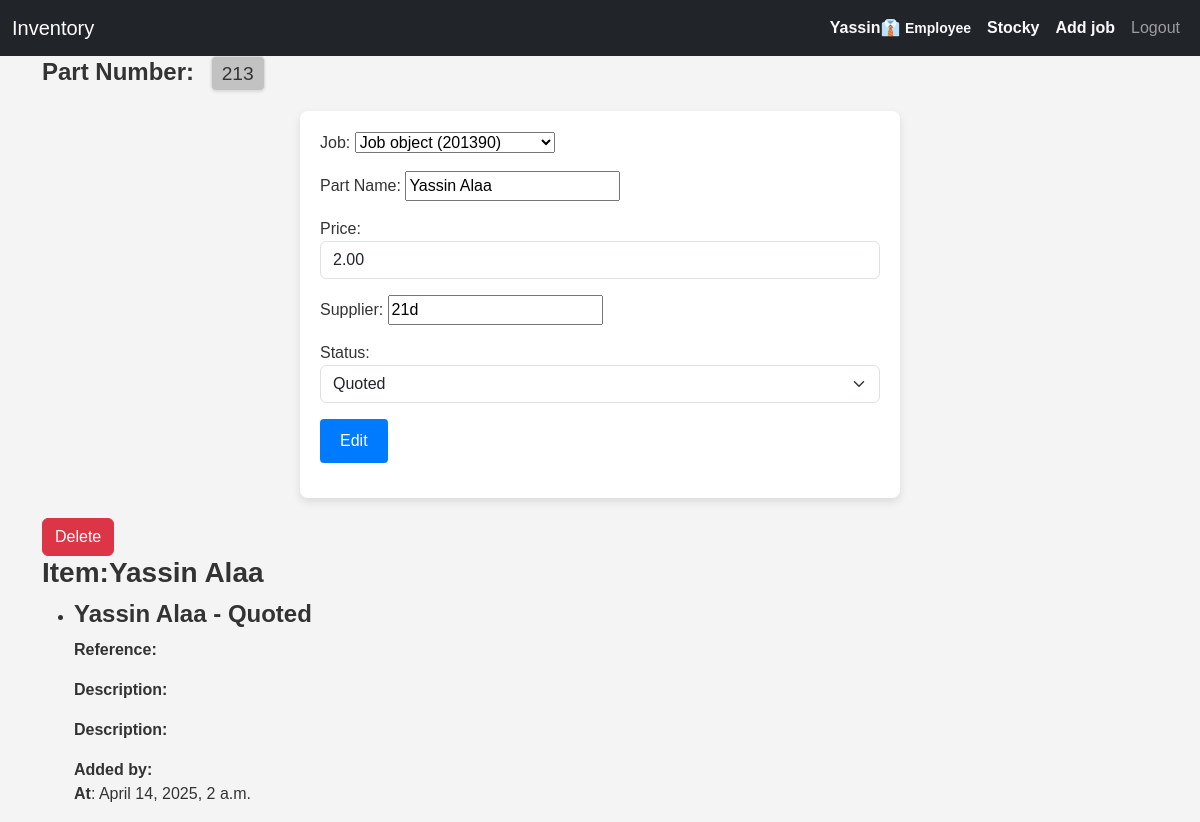
/item/1/ (signed in), run on the app's committed database.
### inventory/models.py (models this page shows, shortened)
class CustomUser(AbstractUser):
    company = models.ForeignKey(Company, on_delete=models.CASCADE, null=True, blank=True, related_name="employeees")
    email = models.EmailField(unique=True)
    username = models.CharField(max_length=90, unique=False)
    groups = models.ManyToManyField('auth.Group', related_name='users')
    REQUIRED_FIELDS = ['username',]
    USERNAME_FIELD = 'email'
    class Meta:
        verbose_name_plural = 'users'
        ordering = ['id']

class Company(models.Model):
    owner = models.ForeignKey("inventory.CustomUser", on_delete=models.CASCADE, null=True, blank=True,related_name="company_owner")
    employees = models.ManyToManyField('CustomUser', related_name='companies')
    company_name=models.CharField(max_length=70)
    company_email = models.EmailField(max_length=100)
    address=models.TextField()
    phone=models.CharField(max_length=15)
    class Meta:
        verbose_name_plural = 'companies'
        ordering = ['company_name']

class Item(models.Model):
    CHOICES=[
        ('ordered', 'Ordered'),
        ('arrived', 'Arrived'),
        ('quoted', 'Quoted'),
        ('empty',''),
    ]
    job = models.ForeignKey(Job,on_delete=models.DO_NOTHING ,null=True,blank=True, related_name="items")
    name=models.CharField(max_length=70)
    part_number=models.TextField(max_length=30)
    price=models.DecimalField(max_digits=10, decimal_places=2)
    supplier=models.CharField(max_length=70)
    status=models.CharField(max_length=20,choices=CHOICES,default="empty")
    company=models.ForeignKey(Company,on_delete=models.CASCADE,related_name="item_company")
    added_date=models.DateTimeField(auto_now_add=True)
    added_by=models.ForeignKey(CustomUser, on_delete=models.DO_NOTHING, null=True, blank=True, related_name="added_by_user")

class Job(models.Model):
    status_chouces=[
        ('ready', 'Ready'),
        ('paused', 'Paused'),
        ('completed', 'Completed'),
        ('cancelled', 'Cancelled'),
    ]
    address = models.CharField(max_length=70)
    job_id=models.IntegerField(primary_key=True)
    status=models.CharField(choices=status_chouces, max_length=20)
    parent_account=models.CharField(max_length=70)
    added_date=models.DateField(auto_now_add=True)
    company=models.ForeignKey(Company,on_delete=models.CASCADE,related_name="job_company")
    items_arrived=models.BooleanField(default=False, )
    post_code=models.CharField(max_length=10, null=True, blank=True)

### inventory/views.py (the view, shortened to what this page needs)
# urls.py: path('item/<int:pk>/',views.update_item,name='update_item'),
def update_item(request, pk):
    item = Item.objects.get(id=pk)
    form = ItemForm(instance=item,updating=True)
    context = {'form': form,'item': item}
    return render(request, 'inventory/update_item.html', context)

### inventory/forms.py
class ItemForm(forms.ModelForm):
    class Meta:
        model = Item
        fields = '__all__'
        exclude = ['added_by','company']
        labels = {
            'name': 'Part Name',
        }
        widgets = {
            'description': forms.Textarea(attrs={'rows': 2, 'class': 'form-control'}),
            'status': forms.Select(attrs={'class': 'form-select','id':'status'}),
            'price': forms.NumberInput(attrs={'class': 'form-control'}),
            'quantity': forms.NumberInput(attrs={'class': 'form-control'}),
            'arrived_quantity': forms.NumberInput(attrs={'class': 'form-control','id':'arrived_quantity'}),
            'part_number':forms.TextInput(attrs={  # Override widget for job_id
                'type': 'text',  # Set input type to text
                'inputmode': 'numeric',  # Allow numeric input
                'pattern': '[0-9]*',  # Numeric pattern
                'placeholder': 'Enter Job ID',
                'class': 'form-control',}),
        }
    def __init__(self, *args, updating=False, **kwargs):
        super().__init__(*args, **kwargs)
        if updating:
            self.fields['part_number'].widget=forms.HiddenInput()

### inventory/templatetags/custom_tags.py (called while the page is built)
@register.filter
def is_admin(user):
    if user.groups.filter(name='Admin').exists() or user.company.owner==user:
        return True
    return False

@register.filter
def is_owner(user):
    if user.is_authenticated and user.company.owner==user:
        return True
    return False

### templates/inventory/update_item.html (shortened to what this page needs)
{% extends 'inventory/base.html' %}
{% load static %}
{% block body %}
  <h2 style="margin-bottom: 20px; font-size: 1.5rem; font-weight: bold;">
    Part Number:
    <span style="
    display: inline-block;
    padding: 5px 10px;
    margin-left: 10px;
    font-size: 1.2rem;
    font-weight: normal;
    color: #333;
    background-color:rgba(182, 182, 182, 0.79);
    border: 1px solid #ddd;
    border-radius: 5px;
    box-shadow: 0 1px 3px rgba(0, 0, 0, 0.1);
  ">{{ item.part_number }}</span>
  </h2>
  <section class="form-section">
    <form action="" method="POST" enctype="multipart/form-data" class="form-container">
      <div class="form-group">{{ form.as_p }}</div>
      <div class="form-group">
        <button type="submit" class="btn-submit">Edit</button>
      </div>
    </form>
    <form action="{% url 'update_item' item.id %}" method="POST" class="delete-form">
      <button name="delete" type="submit" class="btn btn-danger">Delete</button>
    </form>
  </section>
  <section class="items-list">
    <h3><strong>Item</strong>:{{ item.name }}</h3>
    <ul class="item-items">
      <li class="item-item">
        <div class="item-info">
          <h4>{{ item.name }} - {{ item.get_status_display }}</h4>
          <p>
            <strong>Reference:</strong> {{ item.reference }}
          </p>
          <p>
            <strong>Description:</strong> {{ item.description }}
          </p>
          <p>
            <strong>Description:</strong> {{ item.description }}
          </p>
          <p>
            <strong>Added by:</strong> {{ item.added_by.username }} <br /><strong>At</strong>: {{ item.added_date }}
          </p>
        </div>
      </li>
    </ul>
  </section>
  <link rel="stylesheet" href="{% static 'css/style.css' %}" />
{% endblock %}

### templates/inventory/base.html (shortened to what this page needs)
{% load static %}
{% load custom_tags %}
<!DOCTYPE html>
<html lang="en">
  <head>
    <link href="https://cdn.jsdelivr.net/npm/bootstrap@5.3.3/dist/css/bootstrap.min.css" rel="stylesheet" />
    <link rel="stylesheet" href="{% static 'css/style.css' %}" />
  </head>
  <body>
    {% if request.user.is_authenticated %}
      <nav class="navbar navbar-expand-lg navbar-dark bg-dark">
        <div class="container-fluid">
          <a class="navbar-brand" href="{% url 'inventory' %}">Inventory</a>
          <div class="collapse navbar-collapse" id="navbarNav">
            <ul class="navbar-nav ms-auto align-items-center">
              <li class="nav-item">
                <a class="nav-link fw-bold text-light" href="{% url 'update_user' request.user.id %}">
                  {% if request.user|is_owner %}
                    Hi, {{ request.user.username }} ✨
                  {% else %}
                    {% if request.user|is_admin %}
                      {{ request.user.username }}👔 <small>Admin</small>
                    {% else %}
                      {{ request.user.username }}👔 <small>Employee</small>
                    {% endif %}
                  {% endif %}
                </a>
              </li>
              {% if request.user.company %}
                {% if request.user|is_owner %}
                  <li class="nav-item">
                    <a class="nav-link fw-bold text-light" href="{% url 'update_company' request.user.company.id %}">{{ request.user.company.company_name }}</a>
                  </li>
                {% else %}
                  <li class="nav-item">
                    <a class="nav-link fw-bold text-light" href="{% url 'update_company' request.user.company.id %}">{{ request.user.company.company_name }}</a>
                  </li>
                {% endif %}
              {% endif %}
              <li class="nav-item">
                <a class="nav-link fw-bold text-light" href="{% url 'create_job' %}">Add job</a>
              </li>
              <li class="nav-item">
                <a class="nav-link" href="{% url 'logout' %}">Logout</a>
              </li>
            </ul>
          </div>
        </div>
      </nav>
    {% endif %}
    <div class="container content">
      {% block body %}
      {% endblock %}
    </div>
  </body>
</html>

### stock/static/css/style.css (style rules this page uses)
body { font-family: Arial, sans-serif; background: #f4f4f4; margin: 0; padding: 0; color: #333; }
h2, h3, h4 { font-weight: 600; margin-bottom: 10px; }
.form-container { background: #fff; padding: 20px; border-radius: 8px; box-shadow: 0 4px 8px rgba(0, 0, 0, 0.1); max-width: 600px; margin: 20px auto; }
.form-group { margin-bottom: 15px; }
.btn-submit { background: #007bff; color: #fff; padding: 10px 20px; border: none; border-radius: 4px; font-size: 16px; cursor: pointer; transition: background 0.3s; }

### data on the page
CustomUser: user.username "Yassin", user.company.company_name "Stocky"
Item: part_number "213", name "Yassin Alaa", price "2.00", supplier "21d", status "Quoted", added_date "April 14, 2025, 2 a.m."
Job: job "Job object (201390)"
